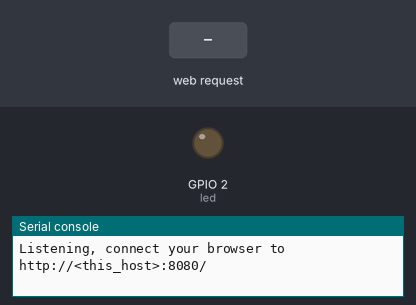
Bench run of a program on a simulated ESP32 board running MicroPython. On the bench: output pins drawn as LEDs (lit = HIGH), the last lines printed to the serial console. The test bench sets the inputs (shaded band).

Above: at 1.2 s.
1.3 s: HTTP request GET /?led=on received
At 1.6 s:
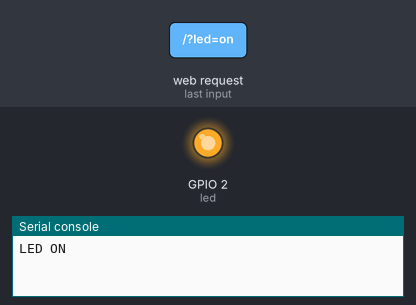
2.8 s: HTTP request GET /?led=off received
At 4.0 s:
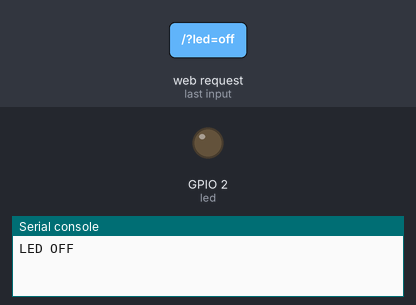
Timing chart, 0 to 5.8 s (numbered marks = the images above; inputs shaded):
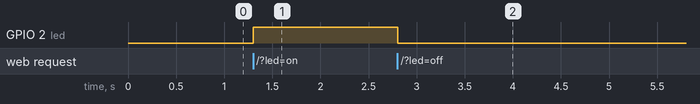

The program:

http3.py
```python
from machine import Pin
import socket

led = Pin(2, Pin.OUT)

def web_page():
  if led.value() == 1:
    gpio_state="ON"
  else:
    gpio_state="OFF"

  html = """
<html>
    <head>
        <title>ESP32 HTTP Server</title>
        <meta name="viewport" content="width=device-width, initial-scale=1">
        <style>
            html{
                display:inline-block;
                margin: 0px auto;
                text-align:
                center;}
            h1{
                color: #0F3376;
                padding: 2vh;}
            p{
                font-size: 1.5rem;}
            button{
                display: inline-block;
                background-color: #3668b8;
                border: none;
                border-radius: 4px;
                color: white;
                padding: 20px 30px;
                font-size: 25px;
                }
        </style>
    </head>
    <body>
        <h1>ESP32 HTTP Server</h1>
        <p>GPIO state: """ + gpio_state + """</p>
        <p><a href="/?led=on"><button>LED ON</button></a></p>
        <p><a href="/?led=off"><button>LED OFF</button></a></p>
    </body>
</html>
  """
  return html

s = socket.socket(socket.AF_INET, socket.SOCK_STREAM)
s.bind(('0.0.0.0', 8080))
s.listen(5)
print("Listening, connect your browser to http://<this_host>:8080/")

while True:
  client_socket, addr = s.accept()
  print('Got a connection from %s' % str(addr))
  request = client_socket.recv(1024)
  request = str(request)
  print('Content = %s' % request)

  if '/?led=on' in request:
    print('LED ON')
    led.value(1)
  elif '/?led=off' in request:
    print('LED OFF')
    led.value(0)

  response = web_page()
  client_socket.send('HTTP/1.1 200 OK\n')
  client_socket.send('Content-Type: text/html\n')
  client_socket.send('Connection: close\n\n')
  client_socket.sendall(response)
  client_socket.close()
```

Measured:
- after the input at 1.3 s, GPIO 2 (led): LOW → HIGH at once
- after the input at 2.8 s, GPIO 2 (led): HIGH → LOW at once
